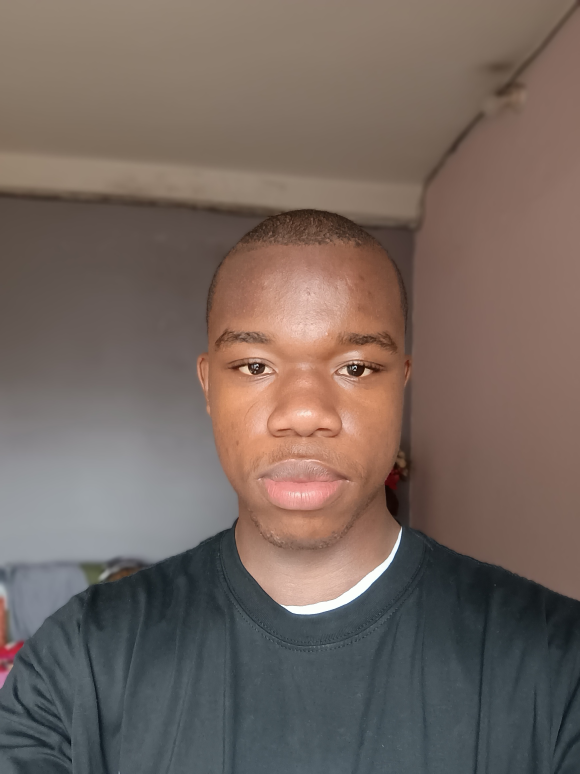
#> input picture OpenCV by Brunel/IMG_20250218_093953263_PORTRAIT.jpg, 1740 x 2320 px (shown at 1/3 size)
$ jupyter execute 'Draw geometric shapes on images.ipynb'
#> lines starting #> are read from the running program, lines starting #| are printed output that depends on the picture; after the words box and inside, x2 and y2 are one past the last pixel; in counts of white or black regions, pixels touching at a corner belong together
[cell 1]
import numpy as np
import cv2

[cell 2]
img = cv2.imread('IMG_20250218_093953263_PORTRAIT.jpg')
#> img is the input picture: shape (2320, 1740, 3); mean B, G, R 95.3, 102.4, 116.6
#cv2.imshow(img)

def rescaleFrame(frame, scale = 0.25): #This function allows to resize a picture
#> called with scale = 0.25
    width = int(frame.shape[1] * scale)
#> width = 435
    height = int(frame.shape[0] * scale)
#> height = 580
    dimensions = (width, height)
#> dimensions = (435, 580)
    return cv2.resize(frame, dimensions, interpolation=cv2.INTER_AREA)
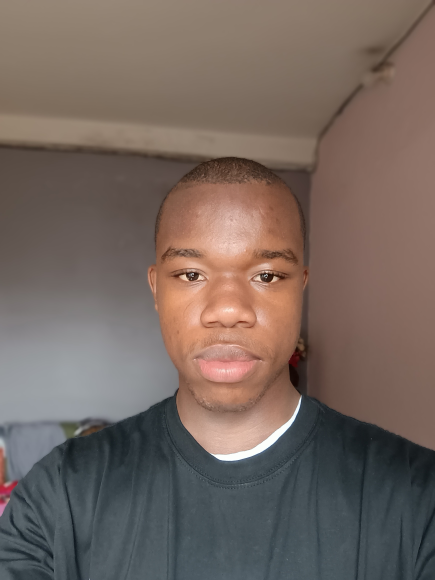
#> returned value: shape (580, 435, 3); mean of channels 0, 1, 2 95.3, 102.4, 116.6; drawn as B, G, R

frame_resized = rescaleFrame(img)
cv2.imshow('image', frame_resized)

cv2.waitKey(0)
#cv2.destroyAllWindows()

[cell 3]
# Drawing Shapes
blank = np.zeros((500, 500,3), dtype="uint8") # Here we create a black image with numpy
#cv2.imshow('Blank', blank)

blank[350:400, 350:400] = 0, 200, 20

cv2.rectangle(blank, (0,0), (250, 250),(0,255, 0), cv2.FILLED)#rectangle
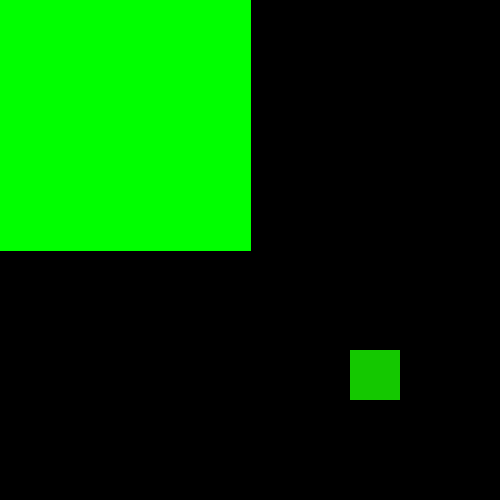
#> blank: shape (500, 500, 3); mean of channels 0, 1, 2 0, 66.3, 0.2; drawn as B, G, R

cv2.circle(blank, (250, 250), 50,(100,0,255), cv2.FILLED)#circle
cv2.line(blank, (0, 0), (250, 250),(45,60,0), 5)#line
cv2.arrowedLine(blank, (0,250), (250, 250),(50,50,50), 5)# arrowed line
cv2.putText(blank, "Bavoua Brunel", (225, 225), cv2.FONT_HERSHEY_TRIPLEX, 1.0, (0, 255, 250), 2)#text
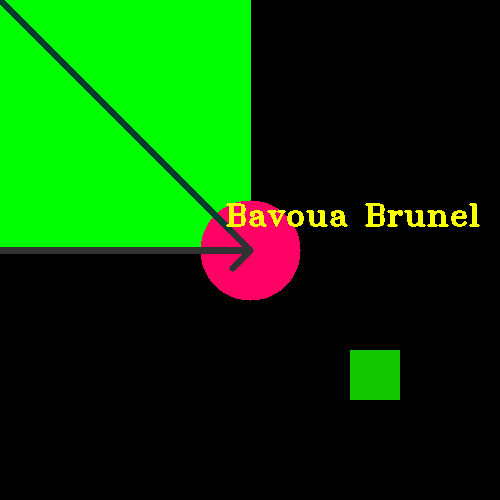
#> blank: shape (500, 500, 3); mean of channels 0, 1, 2 3.4, 64.7, 9.5; drawn as B, G, R
cv2.imshow('Rectangle', blank)

cv2.waitKey(0)

[cell 4]
#Blur
img = cv2.imread('IMG_20250218_093953263_PORTRAIT.jpg')
blur = cv2.GaussianBlur(img, (1, 1), cv2.BORDER_DEFAULT)

def rescaleFrame(frame, scale = 0.25): #This function allows to resize a picture
#> called with scale = 0.25
    width = int(frame.shape[1] * scale)
#> width = 435
    height = int(frame.shape[0] * scale)
#> height = 580
    dimensions = (width, height)
#> dimensions = (435, 580)
    return cv2.resize(frame, dimensions, interpolation=cv2.INTER_AREA)

frame_resized = rescaleFrame(blur)
cv2.imshow('image', frame_resized)

[cell 5]
# edge Cascade
img = cv2.imread('IMG_20250218_093953263_PORTRAIT.jpg')
canny = cv2.Canny(img, 75, 85)
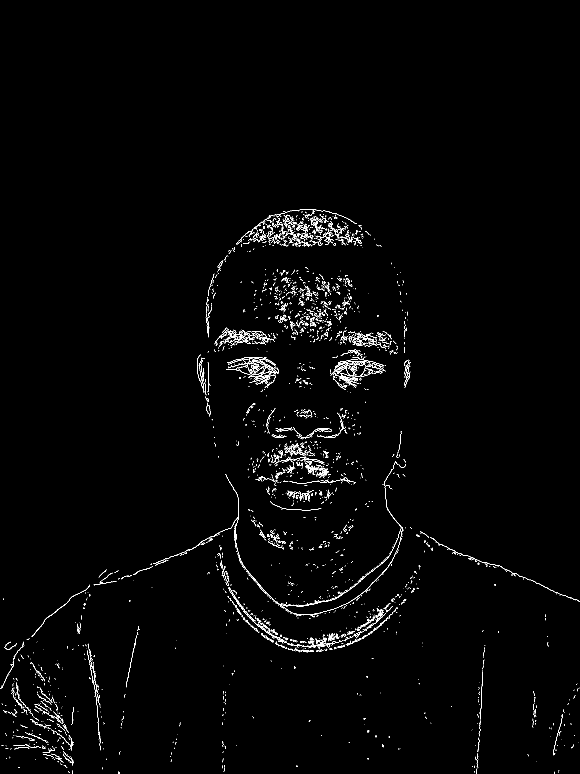
#> canny: shape (2320, 1740) (shown at 1/3 size); 0.98% white in thin lines or dots, all inside (x1, y1, x2, y2) = (0, 627, 1740, 2320)

def rescaleFrame(frame, scale = 0.25): #This function allows to resize a picture
#> called with scale = 0.25
    width = int(frame.shape[1] * scale)
#> width = 435
    height = int(frame.shape[0] * scale)
#> height = 580
    dimensions = (width, height)
#> dimensions = (435, 580)
    return cv2.resize(frame, dimensions, interpolation=cv2.INTER_AREA)
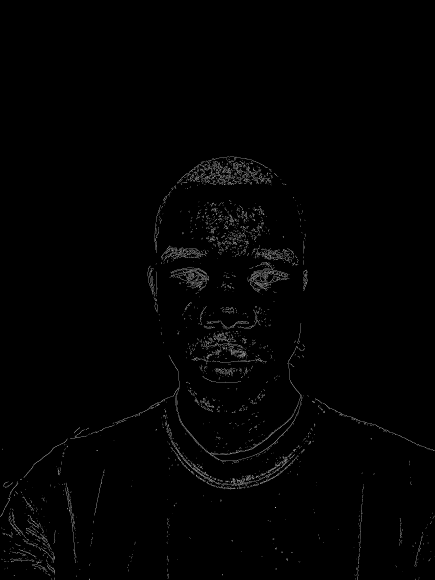
#> returned value: shape (580, 435); min 0, max 191, mean 2.5

frame_resized = rescaleFrame(canny)
cv2.imshow('image', frame_resized)

cv2.waitKey(0)

[cell 6]
# Resizing 2
img = cv2.imread('IMG_20250218_093953263_PORTRAIT.jpg')
resized = cv2.resize(img, (2000, 1080), interpolation=cv2.INTER_CUBIC)
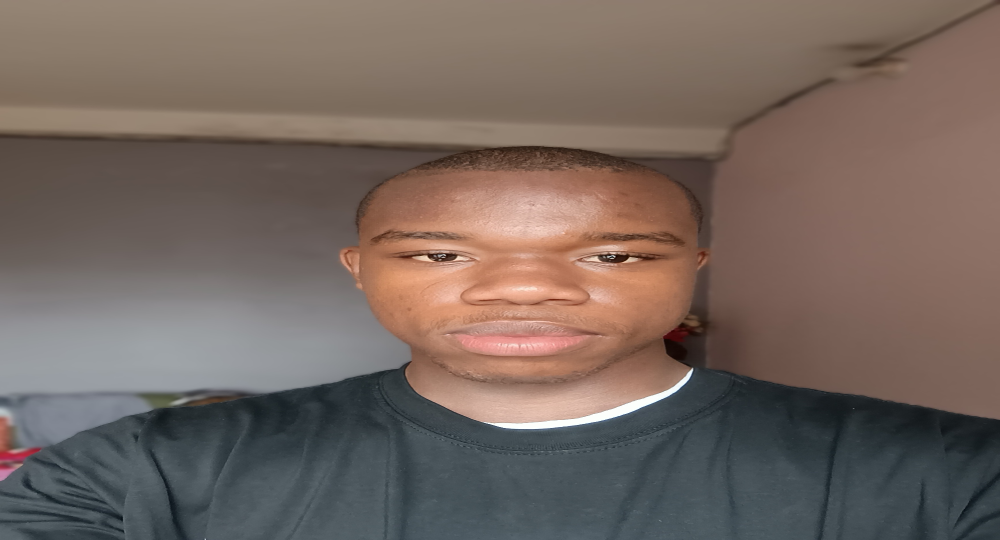
#> resized: shape (1080, 2000, 3) (shown at 1/2 size); mean B, G, R 95.3, 102.4, 116.6
cv2.imshow('Resized', resized)
cv2.waitKey(0)

[cell 7]
# Cropp
img = cv2.imread('IMG_20250218_093953263_PORTRAIT.jpg')
cropped = img[100:200, 200:400]
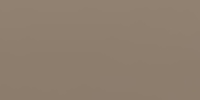
#> cropped: shape (100, 200, 3); mean B, G, R 110.3, 126.3, 142.3
cv2.imshow("Cropped", cropped)
cv2.waitKey(0)

$ run again, with OpenCV by Brunel/20230312_091308 (1).jpg copied over OpenCV by Brunel/IMG_20250218_093953263_PORTRAIT.jpg
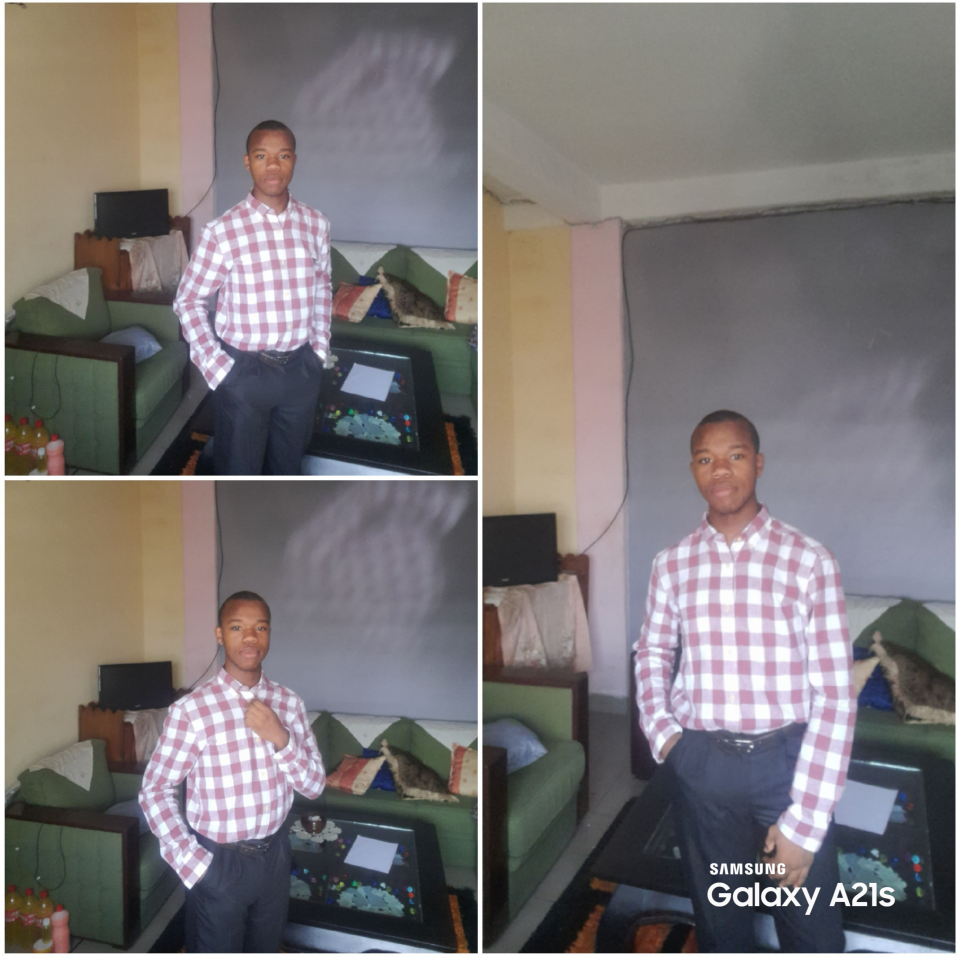
#> input picture OpenCV by Brunel/20230312_091308 (1).jpg, 2874 x 2874 px (shown at 1/3 size)
#> img is the input picture: shape (2874, 2874, 3); mean B, G, R 116.5, 116.3, 121.3
#> `canny = cv2.Canny(img, 75, 85)`:
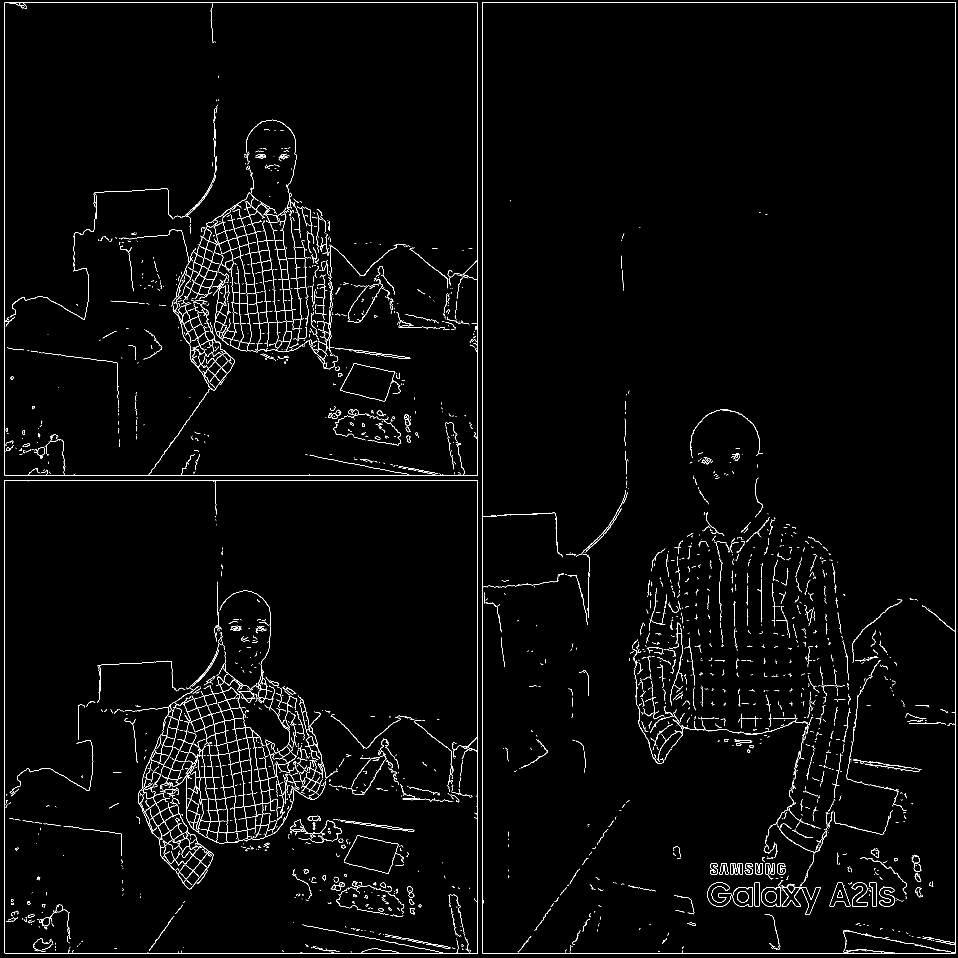
#> canny: shape (2874, 2874) (shown at 1/3 size); 1.5% white in thin lines or dots
#> `cropped = img[100:200, 200:400]`:
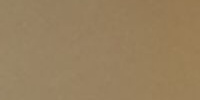
#> cropped: shape (100, 200, 3); mean B, G, R 94.5, 128.2, 151.4

$ run again, with OpenCV by Brunel/4112d43fef464f46a1d68b0de05d8369.jpg copied over OpenCV by Brunel/IMG_20250218_093953263_PORTRAIT.jpg
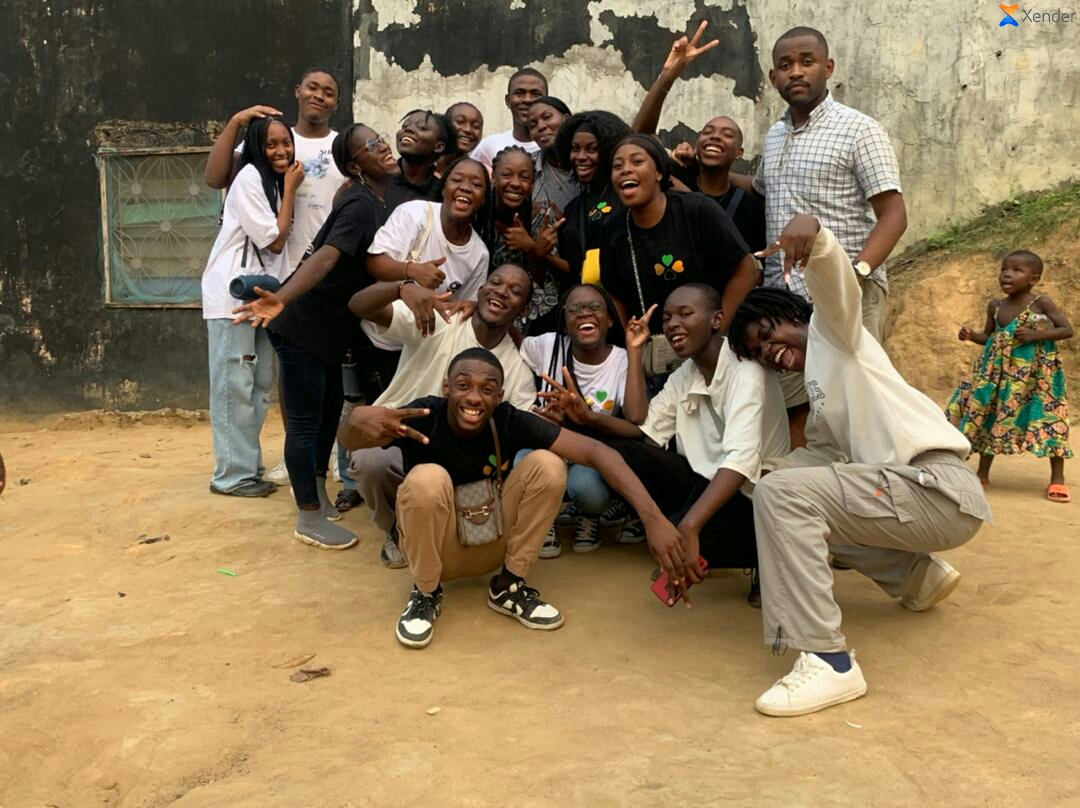
#> input picture OpenCV by Brunel/4112d43fef464f46a1d68b0de05d8369.jpg, 1080 x 808 px
#> img is the input picture: shape (808, 1080, 3); mean B, G, R 89.6, 121.1, 141.4
#> `canny = cv2.Canny(img, 75, 85)`:
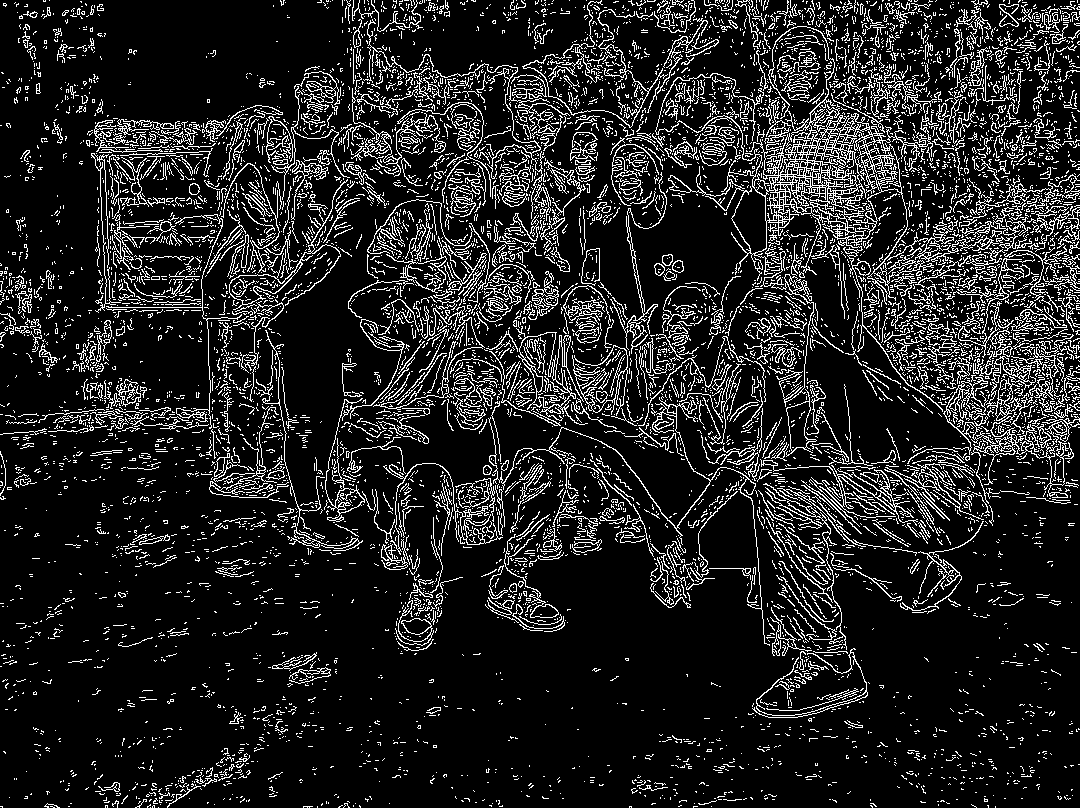
#> canny: shape (808, 1080); 13.4% white in thin lines or dots
#> `cropped = img[100:200, 200:400]`:
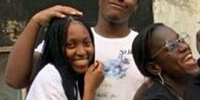
#> cropped: shape (100, 200, 3); mean B, G, R 84.9, 95.6, 111.6

$ run again, with OpenCV by Brunel/istockphoto-1243279901-612x612.jpg copied over OpenCV by Brunel/IMG_20250218_093953263_PORTRAIT.jpg
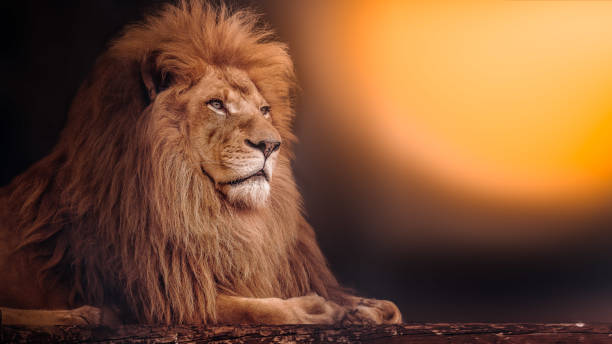
#> input picture OpenCV by Brunel/istockphoto-1243279901-612x612.jpg, 612 x 344 px
#> img is the input picture: shape (344, 612, 3); mean B, G, R 52.7, 82.6, 125.9
#> canny: shape (344, 612); 10.4% white in thin lines or dots
#> `cropped = img[100:200, 200:400]`:
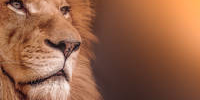
#> cropped: shape (100, 200, 3); mean B, G, R 70.7, 97.7, 148.9
